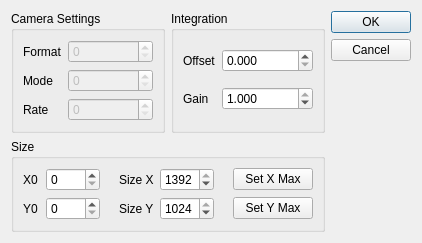
<?xml version="1.0" encoding="UTF-8"?>
<ui version="4.0">
 <class>dialogQCam</class>
 <widget class="QDialog" name="dialogQCam">
  <property name="geometry">
   <rect>
    <x>0</x>
    <y>0</y>
    <width>422</width>
    <height>225</height>
   </rect>
  </property>
  <property name="minimumSize">
   <size>
    <width>0</width>
    <height>0</height>
   </size>
  </property>
  <property name="maximumSize">
   <size>
    <width>16777215</width>
    <height>16777215</height>
   </size>
  </property>
  <property name="windowTitle">
   <string>Dialog</string>
  </property>
  <layout class="QGridLayout" name="gridLayout_4">
   <item row="0" column="0">
    <layout class="QHBoxLayout" name="horizontalLayout" stretch="0,0">
     <item>
      <widget class="QGroupBox" name="groupBox">
       <property name="title">
        <string>Camera Settings</string>
       </property>
       <layout class="QGridLayout" name="gridLayout">
        <item row="0" column="0">
         <widget class="QLabel" name="label_format">
          <property name="text">
           <string>Format</string>
          </property>
         </widget>
        </item>
        <item row="0" column="1">
         <widget class="QSpinBox" name="spinBox_format">
          <property name="enabled">
           <bool>false</bool>
          </property>
          <property name="sizePolicy">
           <sizepolicy hsizetype="MinimumExpanding" vsizetype="Fixed">
            <horstretch>0</horstretch>
            <verstretch>0</verstretch>
           </sizepolicy>
          </property>
         </widget>
        </item>
        <item row="1" column="0">
         <widget class="QLabel" name="label_mode">
          <property name="text">
           <string>Mode</string>
          </property>
         </widget>
        </item>
        <item row="1" column="1">
         <widget class="QSpinBox" name="spinBox_mode">
          <property name="enabled">
           <bool>false</bool>
          </property>
          <property name="sizePolicy">
           <sizepolicy hsizetype="MinimumExpanding" vsizetype="Fixed">
            <horstretch>0</horstretch>
            <verstretch>0</verstretch>
           </sizepolicy>
          </property>
          <property name="maximum">
           <number>4</number>
          </property>
         </widget>
        </item>
        <item row="2" column="0">
         <widget class="QLabel" name="label_rate">
          <property name="text">
           <string>Rate</string>
          </property>
         </widget>
        </item>
        <item row="2" column="1">
         <widget class="QSpinBox" name="spinBox_rate">
          <property name="enabled">
           <bool>false</bool>
          </property>
          <property name="sizePolicy">
           <sizepolicy hsizetype="MinimumExpanding" vsizetype="Fixed">
            <horstretch>0</horstretch>
            <verstretch>0</verstretch>
           </sizepolicy>
          </property>
          <property name="maximum">
           <number>4</number>
          </property>
         </widget>
        </item>
       </layout>
      </widget>
     </item>
     <item>
      <widget class="QGroupBox" name="groupBox_2">
       <property name="title">
        <string>Integration</string>
       </property>
       <layout class="QGridLayout" name="gridLayout_2">
        <item row="0" column="1">
         <widget class="QDoubleSpinBox" name="doubleSpinBox_offset">
          <property name="sizePolicy">
           <sizepolicy hsizetype="MinimumExpanding" vsizetype="Fixed">
            <horstretch>0</horstretch>
            <verstretch>0</verstretch>
           </sizepolicy>
          </property>
          <property name="decimals">
           <number>3</number>
          </property>
          <property name="maximum">
           <double>1.000000000000000</double>
          </property>
          <property name="singleStep">
           <double>0.010000000000000</double>
          </property>
         </widget>
        </item>
        <item row="1" column="0">
         <widget class="QLabel" name="label_gain">
          <property name="text">
           <string>Gain</string>
          </property>
         </widget>
        </item>
        <item row="0" column="0">
         <widget class="QLabel" name="label_offset">
          <property name="text">
           <string>Offset</string>
          </property>
         </widget>
        </item>
        <item row="1" column="1">
         <widget class="QDoubleSpinBox" name="doubleSpinBox_gain">
          <property name="sizePolicy">
           <sizepolicy hsizetype="MinimumExpanding" vsizetype="Fixed">
            <horstretch>0</horstretch>
            <verstretch>0</verstretch>
           </sizepolicy>
          </property>
          <property name="prefix">
           <string/>
          </property>
          <property name="suffix">
           <string/>
          </property>
          <property name="decimals">
           <number>3</number>
          </property>
          <property name="minimum">
           <double>0.000000000000000</double>
          </property>
          <property name="maximum">
           <double>1.000000000000000</double>
          </property>
          <property name="singleStep">
           <double>0.010000000000000</double>
          </property>
          <property name="value">
           <double>1.000000000000000</double>
          </property>
         </widget>
        </item>
       </layout>
      </widget>
     </item>
    </layout>
   </item>
   <item row="1" column="0">
    <widget class="QGroupBox" name="groupBox_3">
     <property name="title">
      <string>Size</string>
     </property>
     <layout class="QGridLayout" name="gridLayout_3">
      <item row="0" column="0">
       <widget class="QLabel" name="label_x0">
        <property name="text">
         <string>X0</string>
        </property>
       </widget>
      </item>
      <item row="0" column="1">
       <widget class="QSpinBox" name="spinBox_x0">
        <property name="maximum">
         <number>1391</number>
        </property>
       </widget>
      </item>
      <item row="0" column="2" rowspan="2">
       <spacer name="horizontalSpacer">
        <property name="orientation">
         <enum>Qt::Horizontal</enum>
        </property>
        <property name="sizeType">
         <enum>QSizePolicy::Fixed</enum>
        </property>
        <property name="sizeHint" stdset="0">
         <size>
          <width>13</width>
          <height>20</height>
         </size>
        </property>
       </spacer>
      </item>
      <item row="0" column="3">
       <widget class="QLabel" name="label_sizeX">
        <property name="text">
         <string>Size X</string>
        </property>
       </widget>
      </item>
      <item row="0" column="4">
       <widget class="QSpinBox" name="spinBox_xsize">
        <property name="maximum">
         <number>1392</number>
        </property>
        <property name="value">
         <number>1392</number>
        </property>
       </widget>
      </item>
      <item row="0" column="5" rowspan="2">
       <spacer name="horizontalSpacer_2">
        <property name="orientation">
         <enum>Qt::Horizontal</enum>
        </property>
        <property name="sizeType">
         <enum>QSizePolicy::Fixed</enum>
        </property>
        <property name="sizeHint" stdset="0">
         <size>
          <width>13</width>
          <height>20</height>
         </size>
        </property>
       </spacer>
      </item>
      <item row="0" column="6">
       <widget class="QPushButton" name="pushButton_setSizeXMax">
        <property name="text">
         <string>Set X Max</string>
        </property>
        <property name="autoDefault">
         <bool>false</bool>
        </property>
       </widget>
      </item>
      <item row="1" column="0">
       <widget class="QLabel" name="label_y0">
        <property name="text">
         <string>Y0</string>
        </property>
       </widget>
      </item>
      <item row="1" column="1">
       <widget class="QSpinBox" name="spinBox_y0">
        <property name="maximum">
         <number>1023</number>
        </property>
       </widget>
      </item>
      <item row="1" column="3">
       <widget class="QLabel" name="label_sizeY">
        <property name="text">
         <string>Size Y</string>
        </property>
       </widget>
      </item>
      <item row="1" column="4">
       <widget class="QSpinBox" name="spinBox_ysize">
        <property name="maximum">
         <number>1024</number>
        </property>
        <property name="value">
         <number>1024</number>
        </property>
       </widget>
      </item>
      <item row="1" column="6">
       <widget class="QPushButton" name="pushButton_setSizeYMax">
        <property name="text">
         <string>Set Y Max</string>
        </property>
        <property name="autoDefault">
         <bool>false</bool>
        </property>
       </widget>
      </item>
     </layout>
    </widget>
   </item>
   <item row="0" column="1">
    <layout class="QVBoxLayout" name="verticalLayout">
     <item>
      <widget class="QPushButton" name="okButton">
       <property name="text">
        <string>OK</string>
       </property>
      </widget>
     </item>
     <item>
      <widget class="QPushButton" name="cancelButton">
       <property name="text">
        <string>Cancel</string>
       </property>
       <property name="autoDefault">
        <bool>false</bool>
       </property>
      </widget>
     </item>
     <item>
      <spacer name="verticalSpacer_2">
       <property name="orientation">
        <enum>Qt::Vertical</enum>
       </property>
       <property name="sizeHint" stdset="0">
        <size>
         <width>20</width>
         <height>40</height>
        </size>
       </property>
      </spacer>
     </item>
    </layout>
   </item>
   <item row="2" column="0">
    <spacer name="verticalSpacer">
     <property name="orientation">
      <enum>Qt::Vertical</enum>
     </property>
     <property name="sizeHint" stdset="0">
      <size>
       <width>20</width>
       <height>40</height>
      </size>
     </property>
    </spacer>
   </item>
  </layout>
 </widget>
 <resources/>
 <connections>
  <connection>
   <sender>okButton</sender>
   <signal>clicked()</signal>
   <receiver>dialogQCam</receiver>
   <slot>accept()</slot>
   <hints>
    <hint type="sourcelabel">
     <x>370</x>
     <y>25</y>
    </hint>
    <hint type="destinationlabel">
     <x>402</x>
     <y>88</y>
    </hint>
   </hints>
  </connection>
  <connection>
   <sender>cancelButton</sender>
   <signal>clicked()</signal>
   <receiver>dialogQCam</receiver>
   <slot>reject()</slot>
   <hints>
    <hint type="sourcelabel">
     <x>349</x>
     <y>49</y>
    </hint>
    <hint type="destinationlabel">
     <x>364</x>
     <y>136</y>
    </hint>
   </hints>
  </connection>
 </connections>
</ui>
